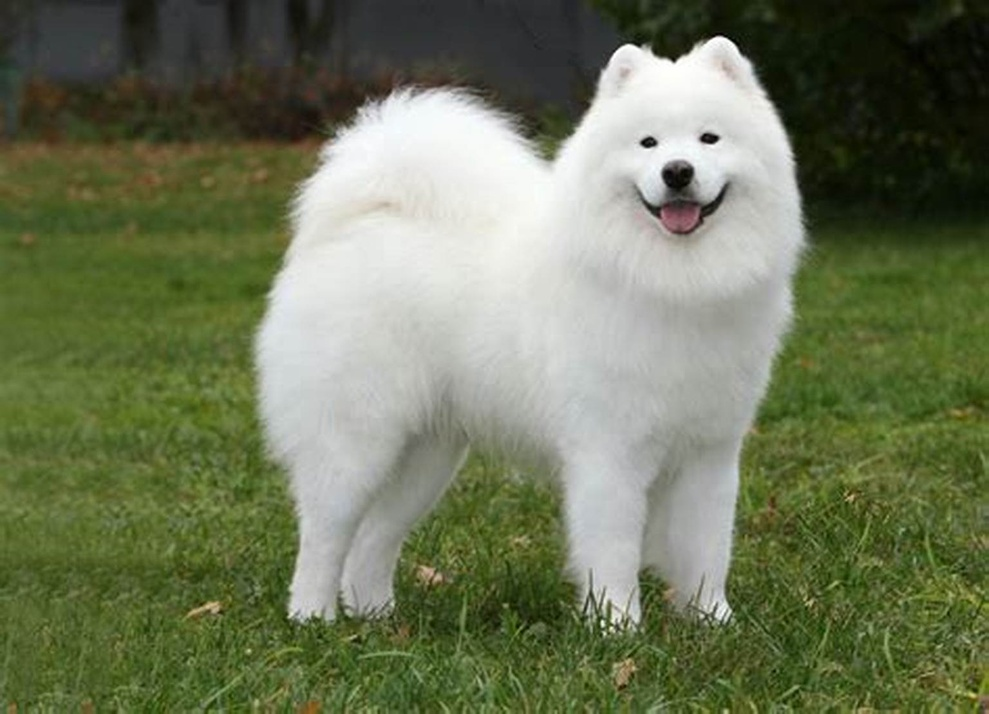
#> input picture th.jpg, 989 x 714 px, shrunk from 1536 x 1109 before the run
$ python MAIN.py   (older library calls are emulated)
#> lines starting #> are read from the running program, lines starting #| are printed output that depends on the picture; after the words box and inside, x2 and y2 are one past the last pixel; in counts of white or black regions, pixels touching at a corner belong together
import sys
import numpy as np
import cv2 as cv

# параметры цветового фильтра
hsv_min = np.array((0, 20, 0), np.uint8)
hsv_max = np.array((170, 255, 255), np.uint8)

if __name__ == '__main__':
    print(__doc__)

    fn = 'th.jpg' # путь к файлу с картинкой
    img = cv.imread(fn)
#> img is the input picture: shape (714, 989, 3); mean B, G, R 89, 118.6, 110.4

    hsv = cv.cvtColor( img, cv.COLOR_BGR2HSV ) # меняем цветовую модель с BGR на HSV
#> hsv: shape (714, 989, 3); mean H, S, V 44.7, 91.9, 119.3
    thresh = cv.inRange( hsv, hsv_min, hsv_max ) # применяем цветовой фильтр
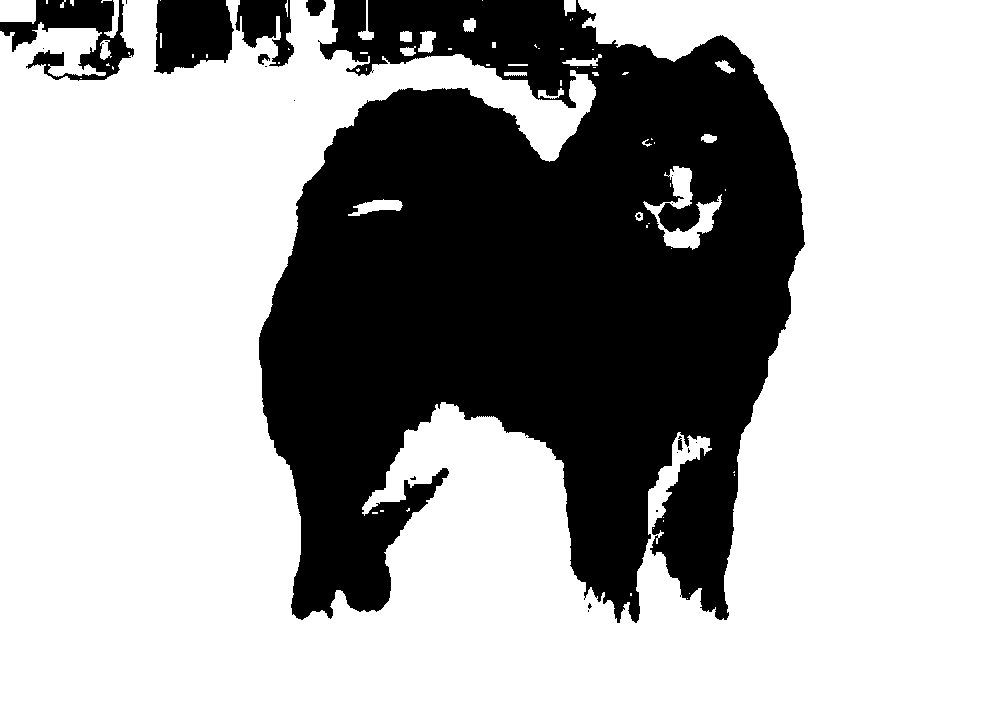
#> thresh: shape (714, 989); 66.3% white; 22 black regions (15 under 20 px)
    # ищем контуры и складируем их в переменную contours
    _, contours, hierarchy = cv.findContours( thresh.copy(), cv.RETR_TREE, cv.CHAIN_APPROX_SIMPLE)
#> contours = 96 contours, 74 with area under 20; largest, box (x1, y1, x2, y2) and area: (0, 0, 989, 714) 458782, (643, 166, 722, 250) 1831, (0, 0, 36, 24) 738, (348, 199, 403, 216) 432, (418, 31, 436, 53) 234

    # отображаем контуры поверх изображения
    cv.drawContours( img, contours, -1, (0,255,0), 3, cv.LINE_AA, hierarchy, 1 )
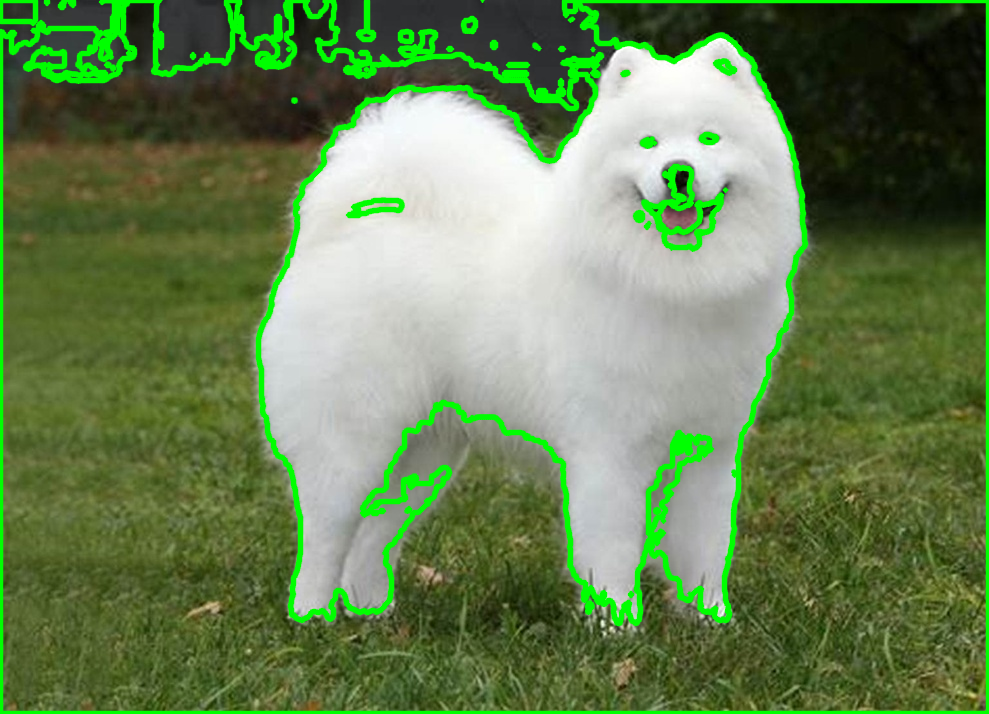
#> img: shape (714, 989, 3); 8.39% of pixels changed, all inside (x1, y1, x2, y2) = (0, 0, 989, 714)
    cv.imshow('contours', img) # выводим итоговое изображение в окно

    cv.waitKey()
    cv.destroyAllWindows()
